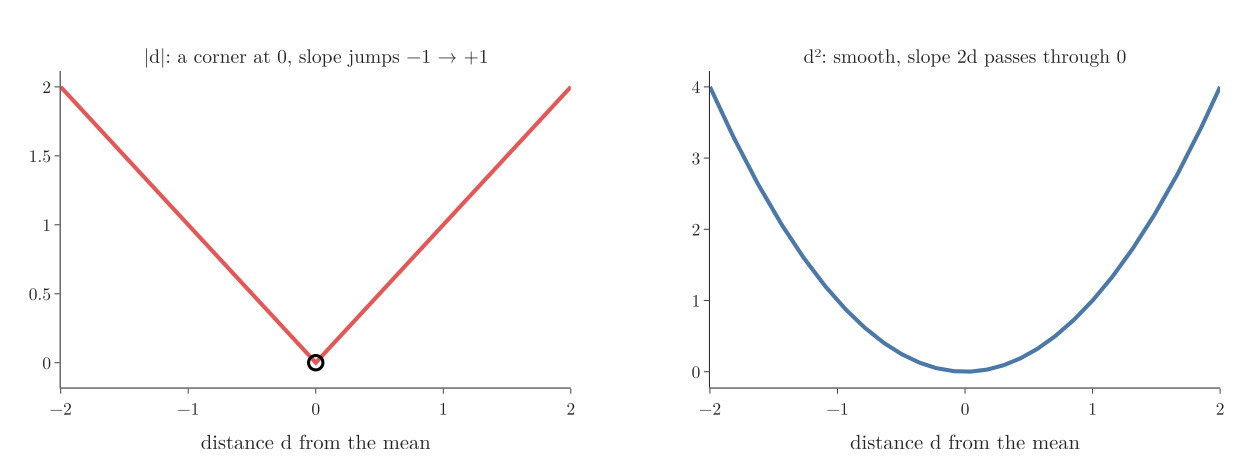

Recreate this plot in Python.
"""Why squares: the absolute distance |d| has a sharp corner at 0, where its slope jumps from -1 to +1; the square d^2
is smooth everywhere, with slope 2d passing through 0."""
from pathlib import Path
import numpy as np
import plotly.graph_objects as go
from plotly.subplots import make_subplots

here = Path(__file__).parent
d = np.linspace(-2, 2, 401)
assert np.isclose(np.gradient(d ** 2, d)[200], 0, atol=0.02)
fig = make_subplots(rows=1, cols=2, horizontal_spacing=0.12, subplot_titles=["|d|: a corner at 0, slope jumps −1 → +1",
                                                                            "d²: smooth, slope 2d passes through 0"])
fig.add_scatter(x=d, y=np.abs(d), mode="lines", line=dict(color="#E45756", width=4), row=1, col=1)
fig.add_scatter(x=d, y=d ** 2, mode="lines", line=dict(color="#4C78A8", width=4), row=1, col=2)
fig.add_scatter(x=[0], y=[0], mode="markers", marker=dict(size=14, color="black", symbol="circle-open", line=dict(width=3)), row=1, col=1)
for c in (1, 2):
    fig.update_xaxes(title_text="distance d from the mean", row=1, col=c)
for a in fig.layout.annotations[:2]:
    a.font.size = 19
fig.update_layout(template="simple_white", width=1200, height=440, showlegend=False,
                  font=dict(family="Latin Modern Roman", size=17), margin=dict(l=50, r=20, t=60, b=60))
fig.write_image(here / "square_vs_abs.png", scale=2)
fig.write_image(here / "square_vs_abs.pdf")
